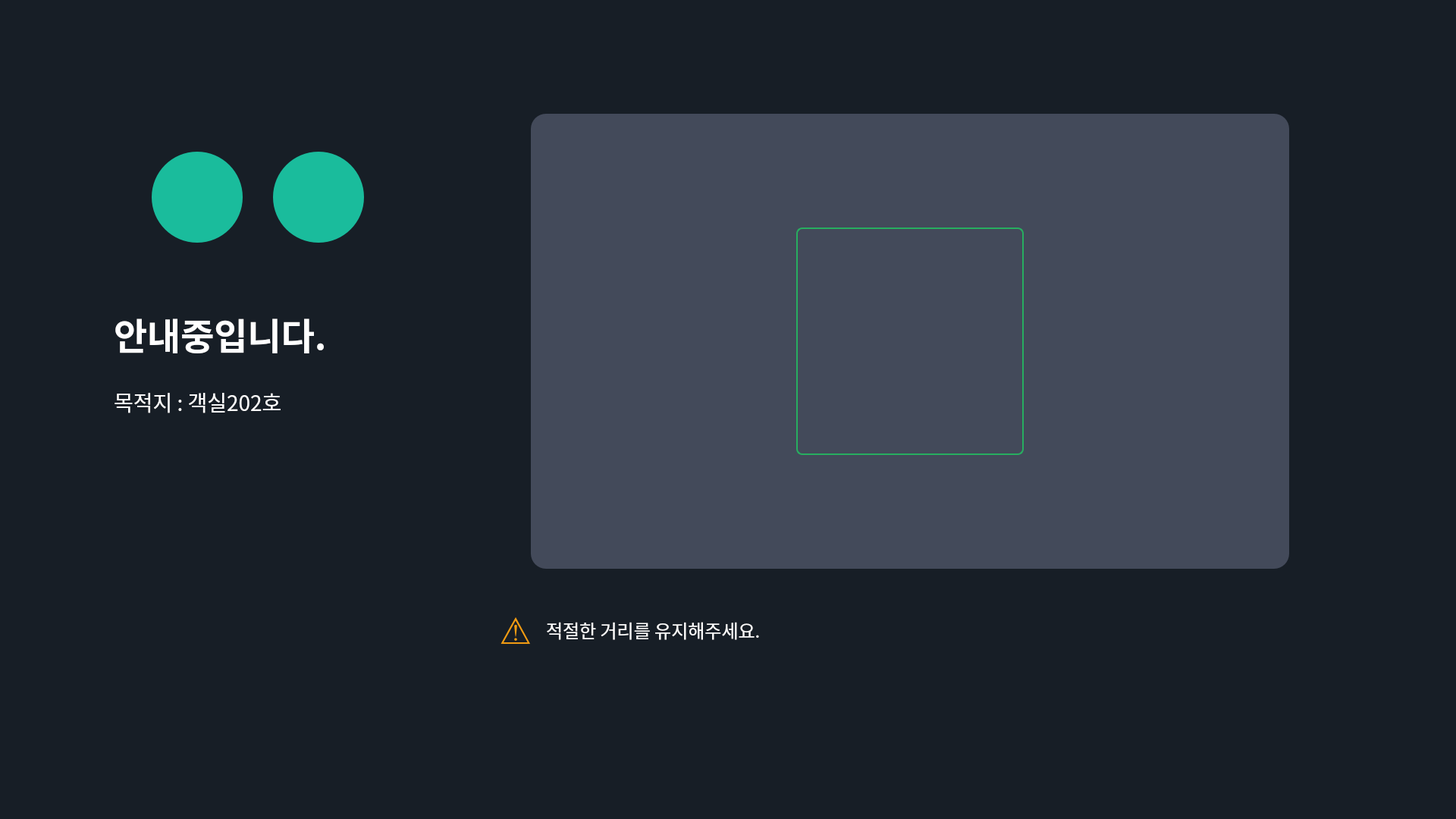
<?xml version="1.0" encoding="UTF-8"?>
<ui version="4.0">
 <class>GuidanceScreen</class>
 <widget class="QWidget" name="GuidanceScreen">
  <property name="geometry">
   <rect>
    <x>0</x>
    <y>0</y>
    <width>1920</width>
    <height>1080</height>
   </rect>
  </property>
  <property name="font">
   <font>
    <pointsize>12</pointsize>
   </font>
  </property>
  <property name="windowTitle">
   <string>Guidance Screen</string>
  </property>
  <property name="styleSheet">
   <string>QWidget {
    background-color: #171E26;
}

QLabel {
    color: white;
    font-family: "Malgun Gothic", "Arial", sans-serif;
    background-color: transparent;
    border: none;
}

.robot-eye {
    background-color: #1abc9c;
    border-radius: 40px;
}

.guidance-frame {
    background-color: #434a5a;
    border-radius: 20px;
}

.detection-area {
    border: 2px solid #27ae60;
    border-radius: 8px;
    background-color: transparent;
}</string>
  </property>
  
  <!-- 왼쪽 로봇 눈 1 -->
  <widget class="QLabel" name="leftEye">
   <property name="geometry">
    <rect>
     <x>200</x>
     <y>200</y>
     <width>120</width>
     <height>120</height>
    </rect>
   </property>
   <property name="styleSheet">
    <string>background-color: #1abc9c; 
border-radius: 60px;</string>
   </property>
   <property name="text">
    <string></string>
   </property>
  </widget>
  
  <!-- 왼쪽 로봇 눈 2 -->
  <widget class="QLabel" name="rightEye">
   <property name="geometry">
    <rect>
     <x>360</x>
     <y>200</y>
     <width>120</width>
     <height>120</height>
    </rect>
   </property>
   <property name="styleSheet">
    <string>background-color: #1abc9c; 
border-radius: 60px;</string>
   </property>
   <property name="text">
    <string></string>
   </property>
  </widget>
  
  <!-- 안내중입니다 텍스트 -->
  <widget class="QLabel" name="guidingText">
   <property name="geometry">
    <rect>
     <x>150</x>
     <y>400</y>
     <width>400</width>
     <height>80</height>
    </rect>
   </property>
   <property name="font">
    <font>
     <family>Malgun Gothic</family>
     <pointsize>-1</pointsize>
     <weight>75</weight>
     <bold>true</bold>
    </font>
   </property>
   <property name="styleSheet">
    <string notr="true">font-size: 48px; 
font-weight: 600; 
color: white;</string>
   </property>
   <property name="text">
    <string>안내중입니다.</string>
   </property>
   <property name="alignment">
    <set>Qt::AlignLeft|Qt::AlignVCenter</set>
   </property>
  </widget>
  
  <!-- 목적지 정보 -->
  <widget class="QLabel" name="destinationText">
   <property name="geometry">
    <rect>
     <x>150</x>
     <y>500</y>
     <width>400</width>
     <height>60</height>
    </rect>
   </property>
   <property name="font">
    <font>
     <family>Malgun Gothic</family>
     <pointsize>-1</pointsize>
     <weight>50</weight>
     <bold>false</bold>
    </font>
   </property>
   <property name="styleSheet">
    <string notr="true">font-size: 28px; 
font-weight: normal; 
color: white;</string>
   </property>
   <property name="text">
    <string>목적지 : 객실202호</string>
   </property>
   <property name="alignment">
    <set>Qt::AlignLeft|Qt::AlignVCenter</set>
   </property>
  </widget>
  
  <!-- 오른쪽 안내 프레임 -->
  <widget class="QFrame" name="guidanceFrame">
   <property name="geometry">
    <rect>
     <x>700</x>
     <y>150</y>
     <width>1000</width>
     <height>600</height>
    </rect>
   </property>
   <property name="styleSheet">
    <string>background-color: #434a5a; 
border-radius: 20px;</string>
   </property>
   
   <!-- 사람 감지 영역 (초록색 박스) -->
   <widget class="QFrame" name="personDetectionArea">
    <property name="geometry">
     <rect>
      <x>350</x>
      <y>150</y>
      <width>300</width>
      <height>300</height>
     </rect>
    </property>
    <property name="styleSheet">
     <string>border: 2px solid #27ae60;
border-radius: 8px;
background-color: transparent;</string>
    </property>
   </widget>
  </widget>
  
  <!-- 하단 경고 아이콘 -->
  <widget class="QLabel" name="warningIcon">
   <property name="geometry">
    <rect>
     <x>650</x>
     <y>800</y>
     <width>60</width>
     <height>60</height>
    </rect>
   </property>
   <property name="font">
    <font>
     <family>Malgun Gothic</family>
     <pointsize>-1</pointsize>
     <weight>75</weight>
     <bold>true</bold>
    </font>
   </property>
   <property name="styleSheet">
    <string notr="true">font-size: 48px; 
color: #f39c12;</string>
   </property>
   <property name="text">
    <string>⚠</string>
   </property>
   <property name="alignment">
    <set>Qt::AlignCenter</set>
   </property>
  </widget>
  
  <!-- 하단 안내 텍스트 -->
  <widget class="QLabel" name="bottomGuideText">
   <property name="geometry">
    <rect>
     <x>720</x>
     <y>800</y>
     <width>500</width>
     <height>60</height>
    </rect>
   </property>
   <property name="font">
    <font>
     <family>Malgun Gothic</family>
     <pointsize>-1</pointsize>
     <weight>50</weight>
     <bold>false</bold>
    </font>
   </property>
   <property name="styleSheet">
    <string notr="true">font-size: 24px; 
font-weight: normal; 
color: white;</string>
   </property>
   <property name="text">
    <string>적절한 거리를 유지해주세요.</string>
   </property>
   <property name="alignment">
    <set>Qt::AlignLeft|Qt::AlignVCenter</set>
   </property>
  </widget>
 </widget>
 <resources/>
 <connections/>
</ui>
